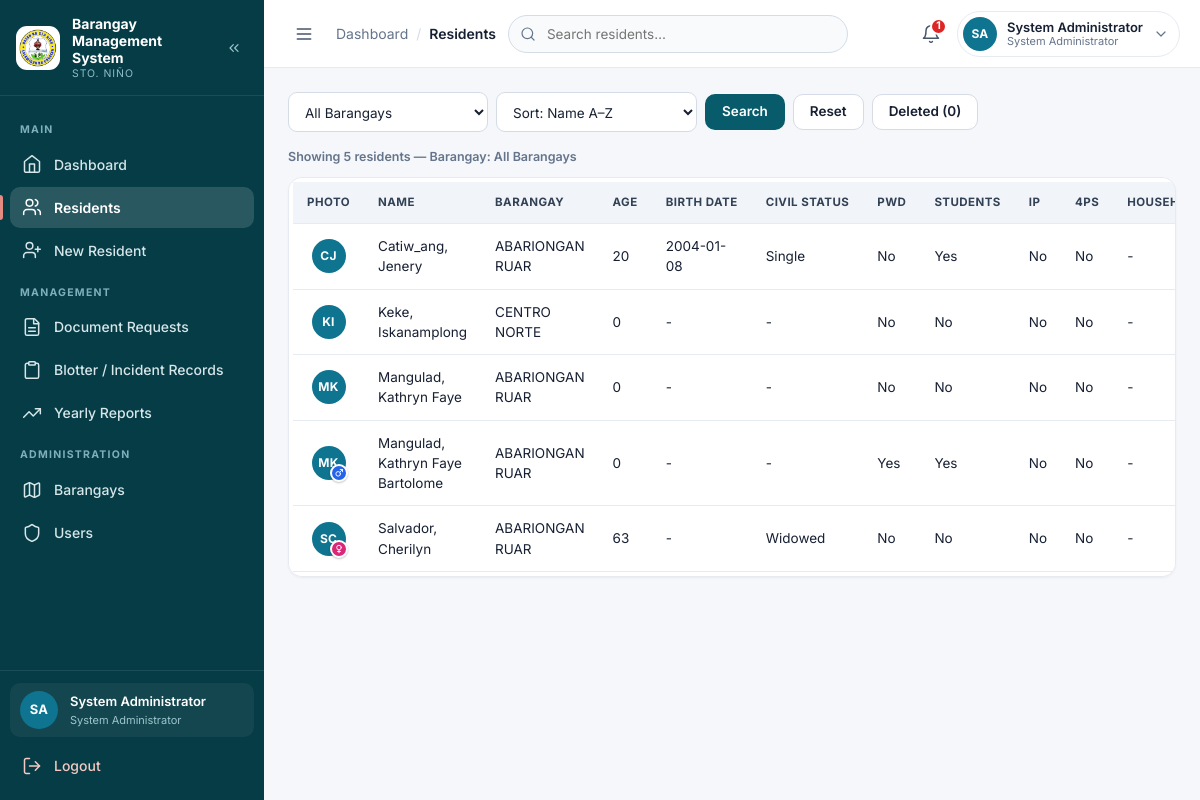
The app's page /pages/residents.php (signed in) with its own data.
### tables this page shows
CREATE TABLE `residents` (
  `id` int(11) NOT NULL AUTO_INCREMENT,
  `barangay_id` int(11) NOT NULL,
  `user_id` int(11) DEFAULT NULL,
  `last_name` varchar(255) NOT NULL,
  `first_name` varchar(100) NOT NULL,
  `middle_name` varchar(100) DEFAULT NULL,
  `sex` varchar(20) DEFAULT NULL,
  `age` int(11) NOT NULL,
  `birth_date` date DEFAULT NULL,
  `civil_status` varchar(50) DEFAULT NULL,
  `occupation` varchar(100) DEFAULT NULL,
  `contact_no` varchar(30) DEFAULT NULL,
  `email` varchar(255) DEFAULT NULL,
  `address` varchar(255) DEFAULT NULL,
  `photo` varchar(255) DEFAULT NULL,
  `household_no` varchar(50) DEFAULT NULL,
  `is_pwd` enum('Yes','No') NOT NULL DEFAULT 'No',
  `is_student` enum('Yes','No') NOT NULL DEFAULT 'No',
  `is_ip` enum('Yes','No') NOT NULL DEFAULT 'No',
  `is_4ps` enum('Yes','No') NOT NULL DEFAULT 'No',
  `created_at` timestamp NOT NULL DEFAULT current_timestamp(),
  `updated_at` timestamp NOT NULL DEFAULT current_timestamp(),
  `deleted_at` timestamp NULL DEFAULT NULL,
  PRIMARY KEY (`id`),
  UNIQUE KEY `uq_residents_user` (`user_id`),
  KEY `idx_residents_barangay` (`barangay_id`),
  KEY `idx_residents_deleted_at` (`deleted_at`),
  CONSTRAINT `residents_ibfk_1` FOREIGN KEY (`barangay_id`) REFERENCES `barangays` (`id`),
  CONSTRAINT `fk_residents_user` FOREIGN KEY (`user_id`) REFERENCES `users` (`id`) ON DELETE SET NULL ON UPDATE CASCADE
);

CREATE TABLE `barangays` (
  `id` int(11) NOT NULL AUTO_INCREMENT,
  `barangay_name` varchar(150) NOT NULL,
  `created_at` timestamp NOT NULL DEFAULT current_timestamp(),
  PRIMARY KEY (`id`),
  UNIQUE KEY `barangay_name` (`barangay_name`)
);

### pages/residents.php (the view, shortened to what the rows shown need)
<?php
require_once __DIR__ . '/../config/config.php'; require_staff(); $page_title='Residents';
$q=trim($_GET['q']??''); $f_brgy=(int)($_GET['barangay']??0); $f_sort=trim($_GET['sort']??'name_az');
$view_deleted=(($_GET['view']??'')==='deleted');
$deleted_cond = $view_deleted ? 'r.deleted_at IS NOT NULL' : 'r.deleted_at IS NULL';
$ip_col=null; $fp_col=null;
foreach(['is_ip','is_indigenous','indigenous'] as $cand){ $qc=$conn->query("SHOW COLUMNS FROM residents LIKE '$cand'"); if($qc){ if($qc->num_rows>0){ $ip_col=$cand; $qc->free(); break; } $qc->free(); } }
foreach(['is_4ps','is_fourps','fourps','pantawid'] as $cand){ $qc=$conn->query("SHOW COLUMNS FROM residents LIKE '$cand'"); if($qc){ if($qc->num_rows>0){ $fp_col=$cand; $qc->free(); break; } $qc->free(); } }
$sql="SELECT r.*,b.barangay_name,u.email AS account_email FROM residents r JOIN barangays b ON b.id=r.barangay_id LEFT JOIN users u ON u.id=r.user_id WHERE $deleted_cond"; $params=[];$types='';
if($f_sort==='name_za'){ $sql.=" ORDER BY r.last_name DESC,r.first_name DESC,r.middle_name DESC"; }
elseif($f_sort==='newest'){ $sql.=" ORDER BY r.created_at DESC,r.id DESC"; }
elseif($f_sort==='oldest'){ $sql.=" ORDER BY r.created_at ASC,r.id ASC"; }
else{ $sql.=" ORDER BY r.last_name ASC,r.first_name ASC,r.middle_name ASC"; }
$stmt=$conn->prepare($sql);
if($types)$stmt->bind_param($types,...$params);$stmt->execute();
$rows=$stmt->get_result();
$cell = function ($v) {
    $s = trim((string)($v ?? ''));
    return $s === '' ? '-' : e($s);
};
include BASE_PATH . '/partials/header.php';?>
<div class="card table-wrap" style="overflow-x:auto">
    <table style="table-layout:auto;width:100%">
    <thead><tr>
        <th>Photo</th>
        <th>Name</th>
        <th>Barangay</th>
        <th style="white-space:nowrap">Age</th>
        <th>Birth Date</th>
        <th>Civil Status</th>
        <th style="white-space:nowrap">PWD</th>
        <th style="white-space:nowrap">Students</th>
        <th style="white-space:nowrap">IP</th>
        <th style="white-space:nowrap">4Ps</th>
        <th style="white-space:nowrap">Households</th>
    </tr></thead>
    <tbody>
    <?php while($r=$rows->fetch_assoc()):
        $photo = trim((string)($r['photo'] ?? ''));
        $hasPhoto = ($photo !== '' && @file_exists(BASE_PATH . '/' . $photo));
        $initials = '';
        foreach (preg_split('/\s+/', trim($r['last_name'] . ' ' . $r['first_name'])) as $part) {
            if ($part !== '' && preg_match('/\p{L}/u', $part, $m)) { $initials .= strtoupper($m[0]); }
        }
        $initials = substr($initials, 0, 2);
        $sex_lc  = strtolower(trim((string)($r['sex'] ?? '')));
        $sex_key = ($sex_lc === 'male' || $sex_lc === 'female') ? $sex_lc : '';
    ?>
    <tr>
<td style="text-align:center">
            <span class="photo-chip">
            <?php if ($hasPhoto): ?>
                <img src="<?= e(url($photo)) ?>" alt="" style="width:40px;height:40px;object-fit:cover;border-radius:50%;display:block;margin:0 auto">
            <?php else: ?>
                <span class="avatar avatar--sm" aria-hidden="true"><?= e($initials) ?></span>
            <?php endif; ?>
            <?php if ($sex_key !== ''): ?>
                <span class="photo-chip__sex photo-chip__sex--<?= $sex_key ?>" title="<?= e(ucfirst($sex_lc)) ?>" aria-label="<?= e(ucfirst($sex_lc)) ?>"><?= icon($sex_key) ?></span>
            <?php endif; ?>
            </span>
        </td>
    <td><?= e(trim($r['last_name'] . ', ' . $r['first_name'] . ' ' . $r['middle_name'], ', ')) ?></td>
    <td><?= $cell($r['barangay_name']) ?></td>
    <td style="white-space:nowrap"><?= $cell($r['age']) ?></td>
    <td><?= $cell($r['birth_date']) ?></td>
    <td><?= $cell($r['civil_status']) ?></td>
    <td style="white-space:nowrap"><?= $cell($r['is_pwd']) ?></td>
    <td style="white-space:nowrap"><?= $cell($r['is_student']) ?></td>
    <td style="white-space:nowrap"><?= $cell($ip_col !== null ? ($r[$ip_col] ?? null) : null) ?></td>
    <td style="white-space:nowrap"><?= $cell($fp_col !== null ? ($r[$fp_col] ?? null) : null) ?></td>
    <td style="white-space:nowrap"><?= $cell($r['household_no']) ?></td>
</tr><?php endwhile; ?>
    </tbody></table></div><?php include BASE_PATH . '/partials/footer.php';

### partials/header.php (shortened to what the rows shown need)
<?php
if (!function_exists('icon')) {
    function icon($name, $class = 'ico') {
        $path = $paths[$name] ?? '';
        return '<svg class="'.$class.'" viewBox="0 0 24 24" width="20" height="20" fill="none" stroke="currentColor" stroke-width="1.8" stroke-linecap="round" stroke-linejoin="round" aria-hidden="true" focusable="false">'.$path.'</svg>';
    }
}
?>
<!doctype html>
<html lang="en">
<head>
<link rel="stylesheet" href="<?= e(asset('css/style.css')) ?>">
</head>
<body>
<div class="app">
            <button class="sidebar__collapse" type="button" data-sidebar-collapse aria-label="Collapse sidebar" title="Collapse sidebar"><?= icon('chevrons-left', 'ico ico--sm') ?></button>
    <main class="main">
        <div class="page">

### records on screen
residents: initials "CJ", last_name+first_name+middle_name "Catiw_ang, Jenery", barangay.barangay_name "ABARIONGAN RUAR", age "20", birth_date "2004-01-08", civil_status "Single", is_pwd "No", is_student "Yes", is_ip "No", is_4ps "No", household_no "-"
residents: initials "KI", last_name+first_name+middle_name "Keke, Iskanamplong", barangay.barangay_name "CENTRO NORTE", age "0", birth_date "-", civil_status "-", is_pwd "No", is_student "No", is_ip "No", is_4ps "No", household_no "-"
residents: initials "MK", last_name+first_name+middle_name "Mangulad, Kathryn Faye", barangay.barangay_name "ABARIONGAN RUAR", age "0", birth_date "-", civil_status "-", is_pwd "No", is_student "No", is_ip "No", is_4ps "No", household_no "-"
residents: initials "MK", last_name+first_name+middle_name "Mangulad, Kathryn Faye Bartolome", barangay.barangay_name "ABARIONGAN RUAR", age "0", birth_date "-", civil_status "-", is_pwd "Yes", is_student "Yes", is_ip "No", is_4ps "No", household_no "-"
residents: initials "SC", last_name+first_name+middle_name "Salvador, Cherilyn", barangay.barangay_name "ABARIONGAN RUAR", age "63", birth_date "-", civil_status "Widowed", is_pwd "No", is_student "No", is_ip "No", is_4ps "No", household_no "-"

### other values on screen
$group "MAIN"
$item['label'] "Dashboard"
$item['label'] "Residents"
$item['label'] "New Resident"
$group "MANAGEMENT"
$item['label'] "Document Requests"
$item['label'] "Blotter / Incident Records"
$item['label'] "Yearly Reports"
$group "ADMINISTRATION"
$item['label'] "Barangays"
$item['label'] "Users"
$initials "SA"
$full_name "System Administrator"
$role_label "System Administrator"
$crumb "Residents"
